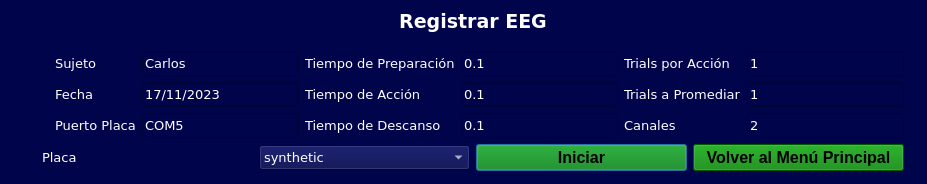
<?xml version="1.0" encoding="UTF-8"?>
<ui version="4.0">
 <class>Dialog</class>
 <widget class="QDialog" name="Dialog">
  <property name="geometry">
   <rect>
    <x>0</x>
    <y>0</y>
    <width>927</width>
    <height>184</height>
   </rect>
  </property>
  <property name="windowTitle">
   <string>Registro de EEG</string>
  </property>
  <property name="styleSheet">
   <string notr="true">background-color: rgb(0, 4, 75);</string>
  </property>
  <widget class="QWidget" name="layoutWidget">
   <property name="geometry">
    <rect>
     <x>42</x>
     <y>10</y>
     <width>862</width>
     <height>161</height>
    </rect>
   </property>
   <layout class="QVBoxLayout" name="verticalLayout_11">
    <item>
     <layout class="QVBoxLayout" name="verticalLayout_8">
      <item>
       <layout class="QVBoxLayout" name="verticalLayout_7">
        <item>
         <widget class="QLabel" name="label">
          <property name="font">
           <font>
            <family>Verdana</family>
            <pointsize>14</pointsize>
            <weight>75</weight>
            <bold>true</bold>
           </font>
          </property>
          <property name="styleSheet">
           <string notr="true">color: rgb(255, 255, 255);</string>
          </property>
          <property name="text">
           <string>Registrar EEG</string>
          </property>
          <property name="alignment">
           <set>Qt::AlignHCenter|Qt::AlignTop</set>
          </property>
         </widget>
        </item>
        <item>
         <layout class="QHBoxLayout" name="horizontalLayout_2">
          <item>
           <widget class="QLabel" name="label_2">
            <property name="font">
             <font>
              <family>Verdana</family>
              <pointsize>10</pointsize>
              <weight>50</weight>
              <bold>false</bold>
             </font>
            </property>
            <property name="text">
             <string/>
            </property>
           </widget>
          </item>
          <item>
           <layout class="QVBoxLayout" name="verticalLayout">
            <item>
             <widget class="QLabel" name="label_4">
              <property name="font">
               <font>
                <family>Verdana</family>
                <pointsize>10</pointsize>
                <weight>50</weight>
                <bold>false</bold>
               </font>
              </property>
              <property name="styleSheet">
               <string notr="true">color: rgb(255, 255, 255);</string>
              </property>
              <property name="text">
               <string>Sujeto</string>
              </property>
             </widget>
            </item>
            <item>
             <widget class="QLabel" name="label_5">
              <property name="font">
               <font>
                <family>Verdana</family>
                <pointsize>10</pointsize>
                <weight>50</weight>
                <bold>false</bold>
               </font>
              </property>
              <property name="styleSheet">
               <string notr="true">color: rgb(255, 255, 255);</string>
              </property>
              <property name="text">
               <string>Fecha</string>
              </property>
             </widget>
            </item>
            <item>
             <widget class="QLabel" name="label_6">
              <property name="font">
               <font>
                <family>Verdana</family>
                <pointsize>10</pointsize>
                <weight>50</weight>
                <bold>false</bold>
               </font>
              </property>
              <property name="styleSheet">
               <string notr="true">color: rgb(255, 255, 255);</string>
              </property>
              <property name="text">
               <string>Puerto Placa</string>
              </property>
             </widget>
            </item>
           </layout>
          </item>
          <item>
           <layout class="QVBoxLayout" name="verticalLayout_3">
            <item>
             <widget class="QLineEdit" name="line_sujeto">
              <property name="font">
               <font>
                <family>Verdana</family>
                <pointsize>10</pointsize>
                <weight>50</weight>
                <bold>false</bold>
               </font>
              </property>
              <property name="styleSheet">
               <string notr="true">color: rgb(255, 255, 255);</string>
              </property>
              <property name="text">
               <string>Carlos</string>
              </property>
             </widget>
            </item>
            <item>
             <widget class="QLineEdit" name="line_fecha">
              <property name="font">
               <font>
                <family>Verdana</family>
                <pointsize>10</pointsize>
                <weight>50</weight>
                <bold>false</bold>
               </font>
              </property>
              <property name="styleSheet">
               <string notr="true">color: rgb(255, 255, 255);</string>
              </property>
              <property name="text">
               <string>17/11/2023</string>
              </property>
             </widget>
            </item>
            <item>
             <widget class="QLineEdit" name="line_puerto">
              <property name="font">
               <font>
                <family>Verdana</family>
                <pointsize>10</pointsize>
                <weight>50</weight>
                <bold>false</bold>
               </font>
              </property>
              <property name="styleSheet">
               <string notr="true">color: rgb(255, 255, 255);</string>
              </property>
              <property name="text">
               <string>COM5</string>
              </property>
             </widget>
            </item>
           </layout>
          </item>
          <item>
           <layout class="QVBoxLayout" name="verticalLayout_2">
            <item>
             <widget class="QLabel" name="label_9">
              <property name="font">
               <font>
                <family>Verdana</family>
                <pointsize>10</pointsize>
                <weight>50</weight>
                <bold>false</bold>
               </font>
              </property>
              <property name="styleSheet">
               <string notr="true">color: rgb(255, 255, 255);</string>
              </property>
              <property name="text">
               <string>Tiempo de Preparación</string>
              </property>
             </widget>
            </item>
            <item>
             <widget class="QLabel" name="label_10">
              <property name="font">
               <font>
                <family>Verdana</family>
                <pointsize>10</pointsize>
                <weight>50</weight>
                <bold>false</bold>
               </font>
              </property>
              <property name="styleSheet">
               <string notr="true">color: rgb(255, 255, 255);</string>
              </property>
              <property name="text">
               <string>Tiempo de Acción</string>
              </property>
             </widget>
            </item>
            <item>
             <widget class="QLabel" name="label_11">
              <property name="font">
               <font>
                <family>Verdana</family>
                <pointsize>10</pointsize>
                <weight>50</weight>
                <bold>false</bold>
               </font>
              </property>
              <property name="styleSheet">
               <string notr="true">color: rgb(255, 255, 255);</string>
              </property>
              <property name="text">
               <string>Tiempo de Descanso</string>
              </property>
             </widget>
            </item>
           </layout>
          </item>
          <item>
           <layout class="QVBoxLayout" name="verticalLayout_4">
            <item>
             <widget class="QLineEdit" name="line_tiempo_preparacion">
              <property name="font">
               <font>
                <family>Verdana</family>
                <pointsize>10</pointsize>
                <weight>50</weight>
                <bold>false</bold>
               </font>
              </property>
              <property name="styleSheet">
               <string notr="true">color: rgb(255, 255, 255);</string>
              </property>
              <property name="text">
               <string>0.1</string>
              </property>
             </widget>
            </item>
            <item>
             <widget class="QLineEdit" name="line_tiempo_accion">
              <property name="font">
               <font>
                <family>Verdana</family>
                <pointsize>10</pointsize>
                <weight>50</weight>
                <bold>false</bold>
               </font>
              </property>
              <property name="styleSheet">
               <string notr="true">color: rgb(255, 255, 255);</string>
              </property>
              <property name="text">
               <string>0.1</string>
              </property>
             </widget>
            </item>
            <item>
             <widget class="QLineEdit" name="line_tiempo_descanso">
              <property name="font">
               <font>
                <family>Verdana</family>
                <pointsize>10</pointsize>
                <weight>50</weight>
                <bold>false</bold>
               </font>
              </property>
              <property name="styleSheet">
               <string notr="true">color: rgb(255, 255, 255);</string>
              </property>
              <property name="text">
               <string>0.1</string>
              </property>
             </widget>
            </item>
           </layout>
          </item>
          <item>
           <layout class="QVBoxLayout" name="verticalLayout_6">
            <item>
             <widget class="QLabel" name="label_7">
              <property name="font">
               <font>
                <family>Verdana</family>
                <pointsize>10</pointsize>
                <weight>50</weight>
                <bold>false</bold>
               </font>
              </property>
              <property name="styleSheet">
               <string notr="true">color: rgb(255, 255, 255);</string>
              </property>
              <property name="text">
               <string>Trials por Acción</string>
              </property>
             </widget>
            </item>
            <item>
             <widget class="QLabel" name="label_8">
              <property name="font">
               <font>
                <family>Verdana</family>
                <pointsize>10</pointsize>
                <weight>50</weight>
                <bold>false</bold>
               </font>
              </property>
              <property name="styleSheet">
               <string notr="true">color: rgb(255, 255, 255);</string>
              </property>
              <property name="text">
               <string>Trials a Promediar</string>
              </property>
             </widget>
            </item>
            <item>
             <widget class="QLabel" name="label_12">
              <property name="font">
               <font>
                <family>Verdana</family>
                <pointsize>10</pointsize>
                <weight>50</weight>
                <bold>false</bold>
               </font>
              </property>
              <property name="styleSheet">
               <string notr="true">color: rgb(255, 255, 255);</string>
              </property>
              <property name="text">
               <string>Canales</string>
              </property>
             </widget>
            </item>
           </layout>
          </item>
          <item>
           <layout class="QVBoxLayout" name="verticalLayout_5">
            <item>
             <widget class="QLineEdit" name="line_trials">
              <property name="font">
               <font>
                <family>Verdana</family>
                <pointsize>10</pointsize>
                <weight>50</weight>
                <bold>false</bold>
               </font>
              </property>
              <property name="styleSheet">
               <string notr="true">color: rgb(255, 255, 255);</string>
              </property>
              <property name="text">
               <string>1</string>
              </property>
             </widget>
            </item>
            <item>
             <widget class="QLineEdit" name="line_promedio">
              <property name="font">
               <font>
                <family>Verdana</family>
                <pointsize>10</pointsize>
                <weight>50</weight>
                <bold>false</bold>
               </font>
              </property>
              <property name="styleSheet">
               <string notr="true">color: rgb(255, 255, 255);</string>
              </property>
              <property name="text">
               <string>1</string>
              </property>
             </widget>
            </item>
            <item>
             <widget class="QLineEdit" name="line_canales">
              <property name="font">
               <font>
                <family>Verdana</family>
                <pointsize>10</pointsize>
                <weight>50</weight>
                <bold>false</bold>
               </font>
              </property>
              <property name="styleSheet">
               <string notr="true">color: rgb(255, 255, 255);</string>
              </property>
              <property name="text">
               <string>2</string>
              </property>
             </widget>
            </item>
           </layout>
          </item>
         </layout>
        </item>
       </layout>
      </item>
      <item>
       <layout class="QHBoxLayout" name="horizontalLayout_4">
        <item>
         <layout class="QHBoxLayout" name="horizontalLayout">
          <item>
           <widget class="QLabel" name="label_13">
            <property name="font">
             <font>
              <family>Verdana</family>
              <pointsize>10</pointsize>
             </font>
            </property>
            <property name="styleSheet">
             <string notr="true">color: rgb(255, 255, 255);</string>
            </property>
            <property name="text">
             <string>Placa</string>
            </property>
           </widget>
          </item>
          <item>
           <widget class="QComboBox" name="desplegable_placa">
            <property name="font">
             <font>
              <family>Verdana</family>
              <pointsize>10</pointsize>
             </font>
            </property>
            <property name="styleSheet">
             <string notr="true">color: rgb(255, 255, 255);</string>
            </property>
            <item>
             <property name="text">
              <string>synthetic</string>
             </property>
            </item>
            <item>
             <property name="text">
              <string>ganglion</string>
             </property>
            </item>
            <item>
             <property name="text">
              <string>cyton</string>
             </property>
            </item>
           </widget>
          </item>
         </layout>
        </item>
        <item>
         <layout class="QHBoxLayout" name="horizontalLayout_3">
          <item>
           <widget class="QPushButton" name="btn_control">
            <property name="font">
             <font>
              <pointsize>12</pointsize>
              <weight>75</weight>
              <bold>true</bold>
             </font>
            </property>
            <property name="styleSheet">
             <string notr="true">QPushButton{background-color:green;}

QPushButton:hover{background-color:orange;}</string>
            </property>
            <property name="text">
             <string>Iniciar</string>
            </property>
           </widget>
          </item>
          <item>
           <widget class="QPushButton" name="btn_regresar">
            <property name="font">
             <font>
              <pointsize>12</pointsize>
              <weight>75</weight>
              <bold>true</bold>
             </font>
            </property>
            <property name="styleSheet">
             <string notr="true">QPushButton{background-color:green;}

QPushButton:hover{background-color:orange;}</string>
            </property>
            <property name="text">
             <string>Volver al Menú Principal</string>
            </property>
           </widget>
          </item>
         </layout>
        </item>
       </layout>
      </item>
     </layout>
    </item>
   </layout>
  </widget>
 </widget>
 <resources/>
 <connections/>
</ui>
